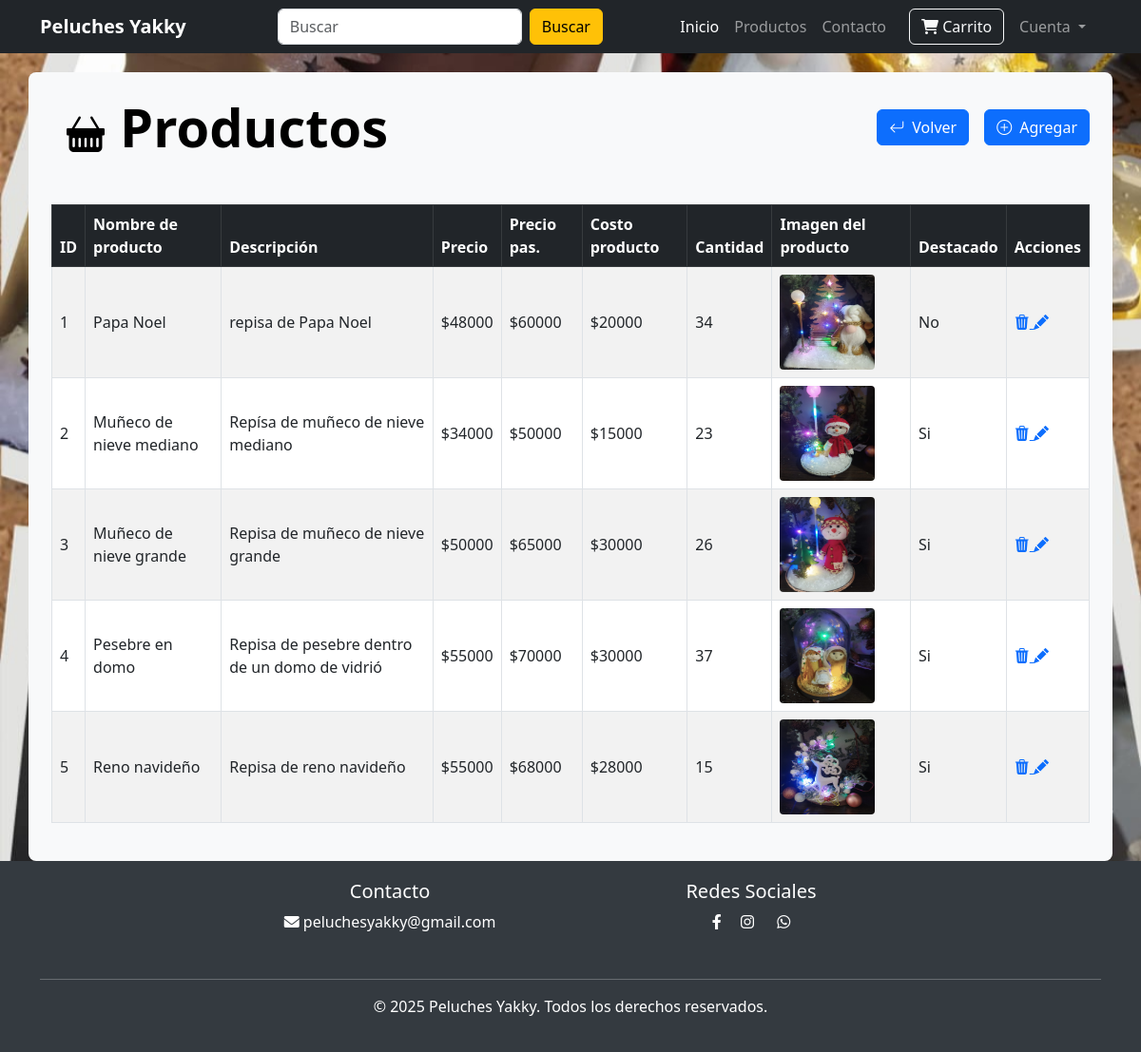
The app's page /ver-productos (signed in) with its own data.
### website/models.py (models this page shows, shortened)
class Product(db.Model):
    id = db.Column(db.Integer, primary_key=True)
    product_name = db.Column(db.String(100), nullable=False)
    current_price = db.Column(db.Integer, nullable=False)
    precio_costo = db.Column(db.Integer, nullable=False)  # tarea
    previous_price = db.Column(db.Integer, nullable=False)
    in_stock = db.Column(db.Integer, nullable=False)
    product_picture = db.Column(db.String(1000), nullable=False)
    flash_sale = db.Column(db.Boolean, default=False)
    date_added = db.Column(db.DateTime, default=datetime.utcnow)
    descripcion = db.Column(db.String(1000), nullable=False)
    is_deleted = db.Column(db.Boolean, default=False)
    carts = db.relationship(
        "Cart", backref=db.backref("product", lazy=True), cascade="all, delete-orphan"
    )
    orders = db.relationship(
        "Order", backref=db.backref("product", lazy=True), cascade="all, delete-orphan"
    )

### website/admin.py (the view)
@admin.route("/ver-productos", methods=["GET", "POST"])
@login_required
def ver_productos():
    if current_user.id == 1:
        productos = Product.query.order_by(Product.date_added).all()
        return render_template("ver_produc.html", productos=productos)
    return render_template("error_404.html")

### website/models.py (called while the page is built)
    @property
    def is_authenticated(self):
        return True  # Para usuarios reales siempre True

### website/templates/ver_produc.html (shortened to what this page needs)
{% extends 'index.html' %}
{% block body %}
{% if productos | length < 1 %} <div class="fondo" style="min-height: 100vh; padding-top: 20px;">
    <div class="container bg-light rounded-3 p-4 ">
        <div class="d-flex justify-content-between align-items-center mb-5">
            <h1 class="text-black mb-0 display-4 fw-bold">
                <i class="bi bi-basket-fill fs-1 text-black m-3"></i>Productos
            </h1>
            <div class="d-flex gap-3"><button onclick="window.location.href='/adminvista'" class="btn btn-primary">
                    <i class="bi bi-arrow-return-left me-2  "></i>Volver
                </button>
                <button onclick=" window.location.href='/agregar-productos'" class=" btn btn-primary">
                    <i class="bi bi-plus-circle me-2"></i>Agregar
                </button>
            </div>
        </div>
        <h1 class="text-black mb-0 display-4 fw-bold text-center p-5">
            <i class="bi bi-emoji-frown-fill fs-1 text-black m-3"></i> No hay productos
        </h1>
    </div>
    </div>
    {% else %} <div class="fondo" style="min-height: 100vh; padding-top: 20px;">
        <div class="container bg-light rounded-3 p-4 ">
            <div class="d-flex justify-content-between align-items-center mb-5">
                <h1 class="text-black mb-0 display-4 fw-bold">
                    <i class="bi bi-basket-fill fs-1 text-black m-3"></i>Productos
                </h1>
                <div class="d-flex gap-3"><button onclick="window.location.href='/adminvista'" class="btn btn-primary">
                        <i class="bi bi-arrow-return-left me-2  "></i>Volver
                    </button>
                    <button onclick=" window.location.href='/agregar-productos'" class=" btn btn-primary">
                        <i class="bi bi-plus-circle me-2"></i>Agregar
                    </button>
                </div>
            </div>
            <div class="table-responsive-lg">
                <table class="table table-bordered table-hover table-striped align-middle">
                    <thead class="table-dark">
                        <tr>
                            <th>ID</th>
                            <th>Nombre de producto</th>
                            <th>Descripción</th>
                            <th>Precio</th>
                            <th>Precio pas.</th>
                            <th>Costo producto</th>
                            <th>Cantidad</th>
                            <th>Imagen del producto</th>
                            <th>Destacado</th>
                            <th>Acciones</th>
                        </tr>
                    </thead>
                    <tbody>
                        {% for item in productos %}
                        <tr>
                            <td>{{ item.id }} </td>
                            <td> {{ item.product_name }}</td>
                            <td> {{ item.descripcion }}</td>
                            <td> ${{ item.current_price }}</td>
                            <td> ${{ item.previous_price }}</td>
                            <td> ${{ item.precio_costo }}</td>
                            <td> {{ item.in_stock }}</td>
                            <td> <img src="{{ item.product_picture }}" alt="{{ item.product_name }}"
                                    style="height: 100px; width: 100px; border-radius: 4px;">
                            </td>
                            {% if item.flash_sale %}
                            <td> Si </td>
                            {% else %}
                            <td> No </td>
                            {% endif %}
                            <td>
                                <a href="/elimi-producto/{{ item.id  }}" onclick="return confirmDelete()" class="delete"
                                    title="Eliminar" data-toggle="tooltip">
                                    <i class="bi bi-trash3-fill"></i>
                                </a>
                                <a href="/actua-producto/{{ item.id }}" class="edit" title="Editar"
                                    data-toggle="tooltip">
                                    <i class="bi bi-pencil-fill"></i>
                                </a>
                            </td>
                        </tr>
                        {% endfor %}
                    </tbody>
                </table>
            </div>
        </div>
    </div>
    {% endif %}
    {% endblock %}

### website/static/css/style.css (style rules this page uses)
.fondo { background-image: url(../img/fondo.png); background-position: center; background-repeat: repeat; background-attachment: fixed; background-size: cover; }

### records on screen
Product: id "1", product_name "Papa Noel", descripcion "repisa de Papa Noel", current_price "48000", previous_price "60000", precio_costo "20000", in_stock "34", product_picture (picture), flash_sale "No"
Product: id "2", product_name "Muñeco de nieve mediano", descripcion "Repísa de muñeco de nieve mediano", current_price "34000", previous_price "50000", precio_costo "15000", in_stock "23", product_picture (picture), flash_sale "Si"
Product: id "3", product_name "Muñeco de nieve grande", descripcion "Repisa de muñeco de nieve grande", current_price "50000", previous_price "65000", precio_costo "30000", in_stock "26", product_picture (picture), flash_sale "Si"
Product: id "4", product_name "Pesebre en domo", descripcion "Repisa de pesebre dentro de un domo de vidrió", current_price "55000", previous_price "70000", precio_costo "30000", in_stock "37", product_picture (picture), flash_sale "Si"
Product: id "5", product_name "Reno navideño", descripcion "Repisa de reno navideño", current_price "55000", previous_price "68000", precio_costo "28000", in_stock "15", product_picture (picture), flash_sale "Si"
